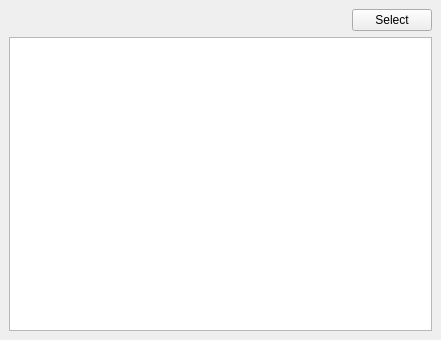
<ui version="4.0" >
 <class>AccountSummary</class>
 <widget class="QWidget" name="AccountSummary" >
  <property name="geometry" >
   <rect>
    <x>0</x>
    <y>0</y>
    <width>441</width>
    <height>340</height>
   </rect>
  </property>
  <property name="windowTitle" >
   <string>Account Summary</string>
  </property>
  <layout class="QVBoxLayout" >
   <property name="margin" >
    <number>9</number>
   </property>
   <property name="spacing" >
    <number>6</number>
   </property>
   <item>
    <layout class="QHBoxLayout" >
     <property name="margin" >
      <number>0</number>
     </property>
     <property name="spacing" >
      <number>6</number>
     </property>
     <item>
      <spacer>
       <property name="orientation" >
        <enum>Qt::Horizontal</enum>
       </property>
       <property name="sizeHint" >
        <size>
         <width>40</width>
         <height>20</height>
        </size>
       </property>
      </spacer>
     </item>
     <item>
      <widget class="QPushButton" name="selectKeys" >
       <property name="text" >
        <string>Select</string>
       </property>
      </widget>
     </item>
    </layout>
   </item>
   <item>
    <widget class="QTableView" name="summaryView" >
     <property name="focusPolicy" >
      <enum>Qt::WheelFocus</enum>
     </property>
     <property name="alternatingRowColors" >
      <bool>true</bool>
     </property>
     <property name="selectionMode" >
      <enum>QAbstractItemView::NoSelection</enum>
     </property>
     <property name="selectionBehavior" >
      <enum>QAbstractItemView::SelectRows</enum>
     </property>
     <property name="showGrid" >
      <bool>true</bool>
     </property>
     <property name="gridStyle" >
      <enum>Qt::DotLine</enum>
     </property>
    </widget>
   </item>
  </layout>
 </widget>
 <resources/>
 <connections/>
</ui>
